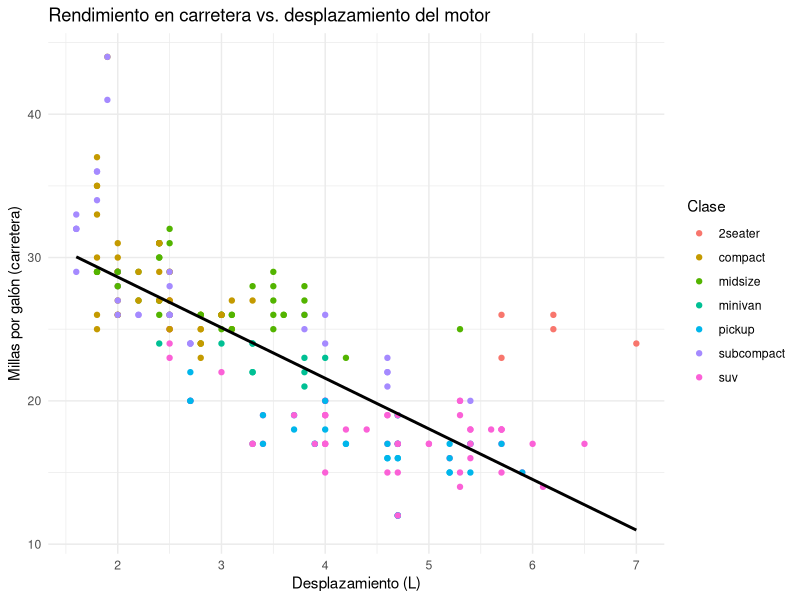
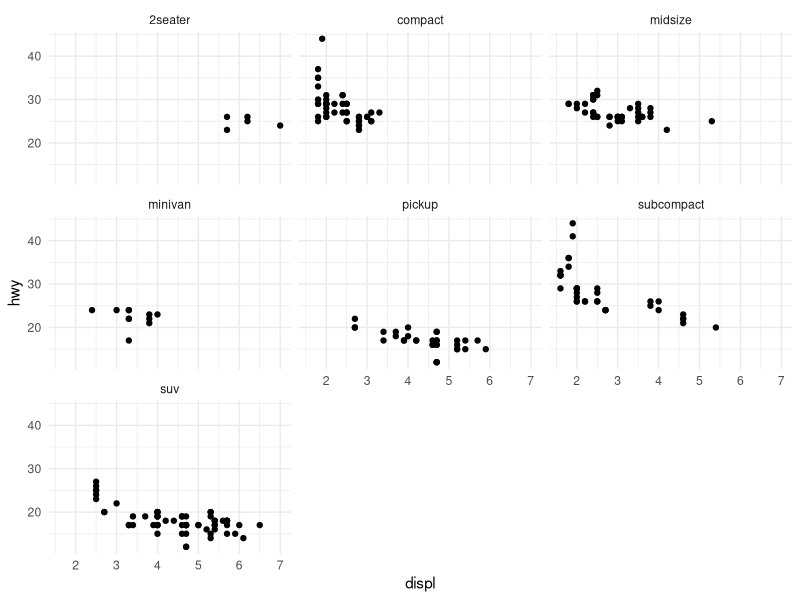
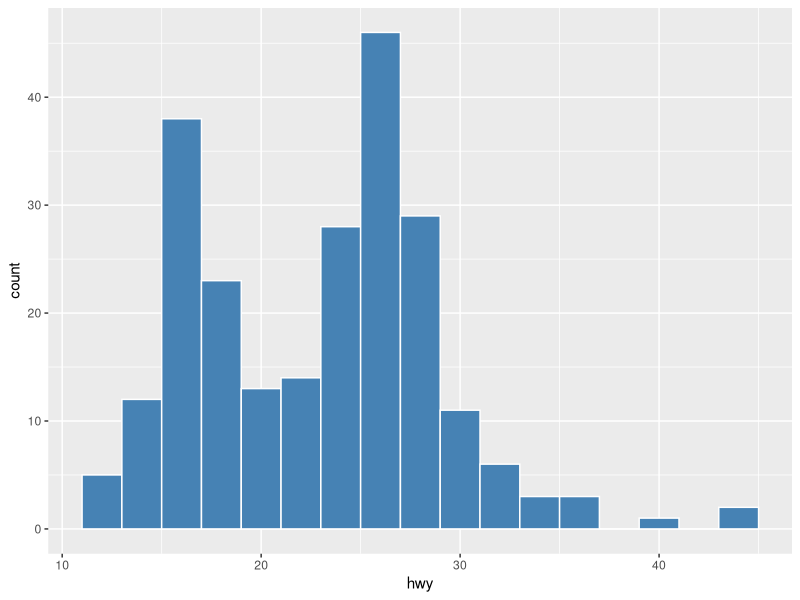
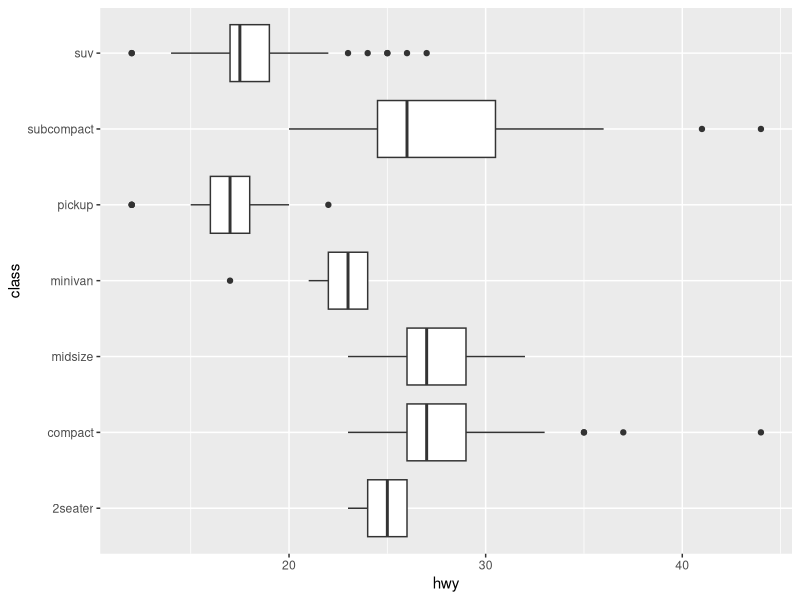
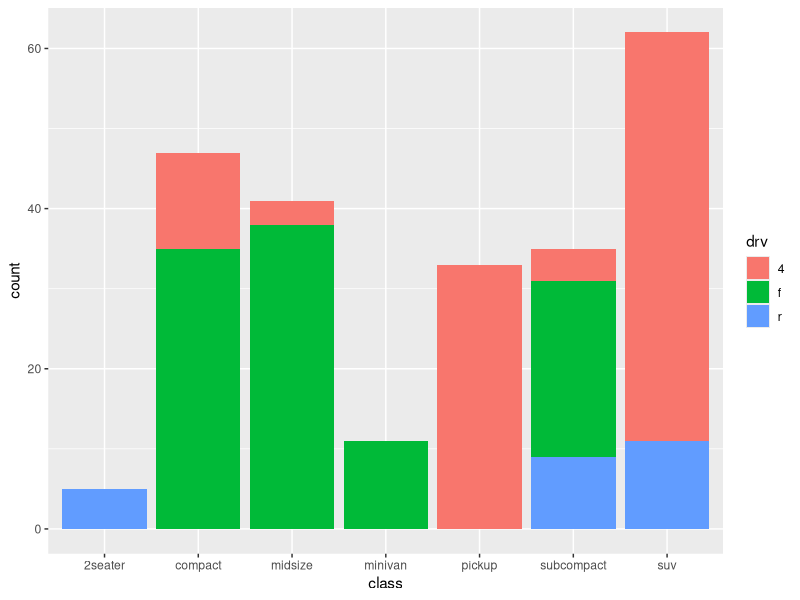
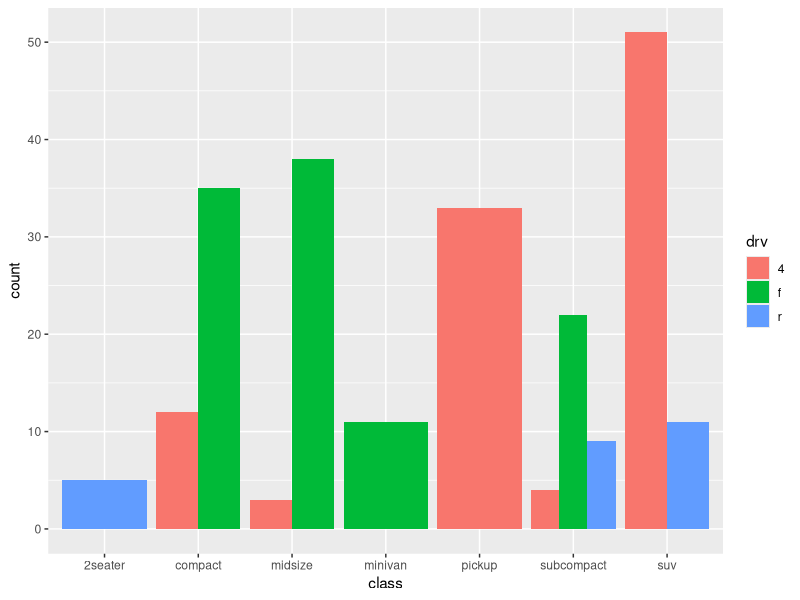
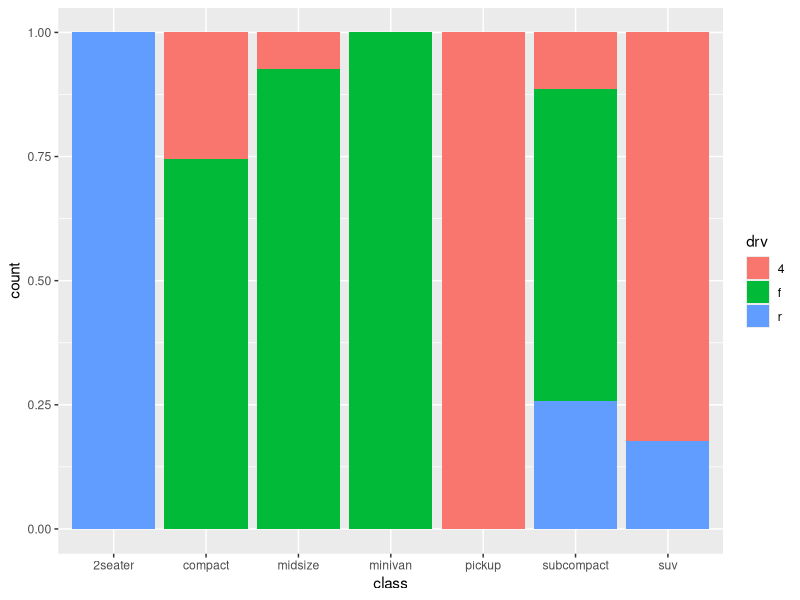
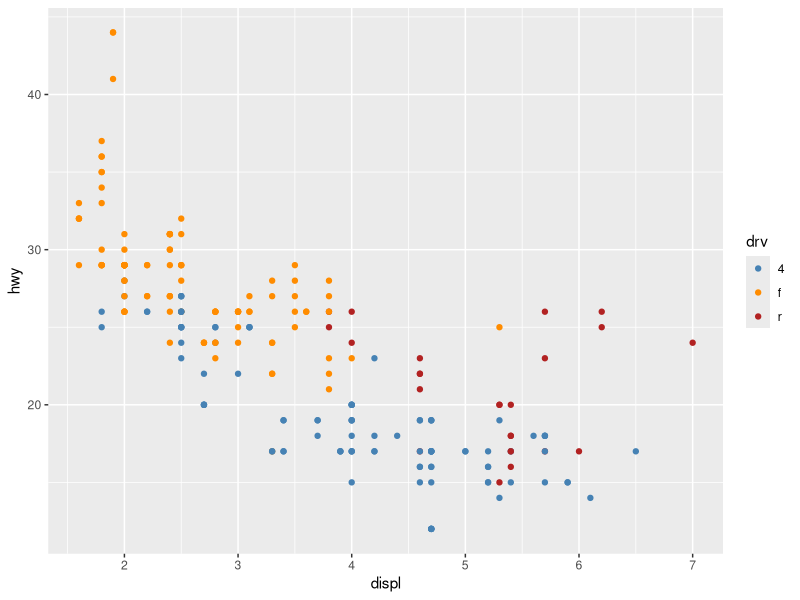

Recreate these plots in R, in order.
## ---- chunk 1
library(tidyverse)
datos <- as_tibble(mpg)
## ---- chunk 2
datos %>%
  group_by(class) %>%
  summarize(
    n = n(),
    hwy_prom = mean(hwy),
    hwy_sd = sd(hwy)
  ) %>%
  arrange(desc(hwy_prom))
## ---- chunk 3
resumen_fabricante <- datos %>%
  filter(cyl >= 6) %>%
  group_by(manufacturer) %>%
  summarize(hwy_prom = mean(hwy), .groups = "drop") %>%
  arrange(desc(hwy_prom))
resumen_fabricante
## ---- chunk 4
ancho <- tibble(
  pais = c("MX", "US", "CA"),
  y2020 = c(10, 20, 15),
  y2021 = c(12, 22, 14)
)

largo <- ancho %>%
  pivot_longer(cols = starts_with("y"), names_to = "anio", values_to = "valor")
largo
## ---- chunk 5
largo %>% pivot_wider(names_from = anio, values_from = valor)
## ---- chunk 6
poblacion <- tibble(pais = c("MX", "US", "CA"), poblacion_m = c(128, 331, 38))
largo %>% left_join(poblacion, by = "pais")
## ---- chunk 7
ggplot(datos, aes(x = displ, y = hwy)) +
  geom_point(aes(color = class)) +
  geom_smooth(method = "lm", se = FALSE, color = "black") +
  labs(
    title = "Rendimiento en carretera vs. desplazamiento del motor",
    x = "Desplazamiento (L)", y = "Millas por galón (carretera)",
    color = "Clase"
  ) +
  theme_minimal()
## ---- chunk 8
ggplot(datos, aes(x = displ, y = hwy)) +
  geom_point() +
  facet_wrap(~ class) +
  theme_minimal()
## ---- chunk 9
ggplot(datos, aes(x = hwy)) +
  geom_histogram(binwidth = 2, fill = "steelblue", color = "white")

ggplot(datos, aes(x = class, y = hwy)) +
  geom_boxplot() +
  coord_flip()
## ---- chunk 10
ggplot(datos, aes(x = class, fill = drv)) +
  geom_bar()                      # position = "stack" (default): apiladas

ggplot(datos, aes(x = class, fill = drv)) +
  geom_bar(position = "dodge")    # lado a lado

ggplot(datos, aes(x = class, fill = drv)) +
  geom_bar(position = "fill")     # normalizado a proporciones (0 a 1)
## ---- chunk 11
ggplot(datos, aes(x = displ, y = hwy, color = drv)) +
  geom_point() +
  scale_color_manual(values = c("4" = "steelblue", "f" = "darkorange", "r" = "firebrick"))
## ---- chunk 12
ggplot(datos, aes(x = class, fill = drv)) +
  geom_bar(position = "dodge") +
  scale_fill_brewer(palette = "Set2")
## ---- chunk 13
ggplot(datos, aes(x = displ, y = hwy)) +
  geom_point() +
  geom_smooth(method = "lm") +
  coord_cartesian(xlim = c(2, 5))
## ---- chunk 14
ggplot(datos, aes(x = displ, y = hwy)) +
  geom_point() +
  facet_grid(drv ~ cyl)              # filas = drv, columnas = cyl
## ---- chunk 15
ggplot(datos, aes(x = displ, y = hwy)) +
  geom_point() +
  facet_wrap(~ class, scales = "free_y")   # cada panel con su propio rango en y
## ---- chunk 16
ggplot(datos, aes(x = displ, y = hwy)) +
  geom_point() +
  theme_bw()
## ---- chunk 17
ggplot(datos, aes(x = displ, y = hwy, color = class)) +
  geom_point() +
  labs(
    title = "Motor vs. rendimiento", x = "Desplazamiento",
    y = "Millas por galón", color = "Clase"
  ) +
  theme(legend.position = "bottom")
## ---- chunk 18
libros <- read_csv("../../data/libros.csv")
prestamos <- read_csv("../../data/prestamos.csv")

prestamos_completos <- prestamos %>%
  left_join(libros, by = "isbn") %>%
  mutate(estado = if_else(is.na(fecha_devolucion), "abierto", "devuelto"))
## ---- chunk 19
resumen_genero_estado <- prestamos_completos %>%
  group_by(genero, estado) %>%
  summarize(n = n(), .groups = "drop")
resumen_genero_estado
## ---- chunk 20
# Tabla ancha: una columna por estado, más fácil de leer de un vistazo
resumen_genero_estado %>%
  pivot_wider(names_from = estado, values_from = n, values_fill = 0)
## ---- chunk 21
# Gráfico de barras agrupado: una barra por combinación genero x estado
ggplot(resumen_genero_estado, aes(x = genero, y = n, fill = estado)) +
  geom_col(position = "dodge") +
  labs(
    title = "Préstamos por género y estado",
    x = "Género", y = "Número de préstamos", fill = "Estado"
  ) +
  theme_minimal() +
  theme(axis.text.x = element_text(angle = 45, hjust = 1))
